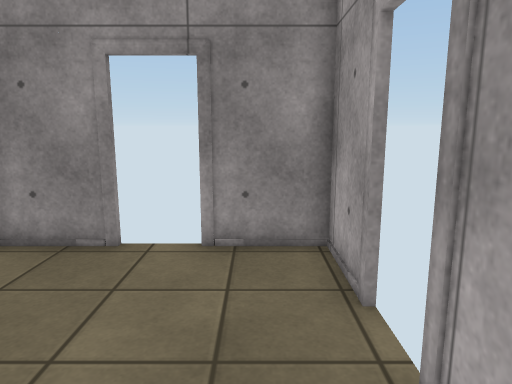
[1] (above)

16 first-person views from a walk through a Unity game level. The camera is 1.4 m above the floor, tilts 10° down and sees 70° across. The floor is counted in squares, 0.5 m on a side. Each view is taken from the middle of a square. On the plan, view 1 faces up. The plan holds only what a view shows up to about 20 squares ahead; the rest is blank. Door leaves are left out, so doorways stand open. Surface patterns are stand-ins for the level's own textures.

[2]
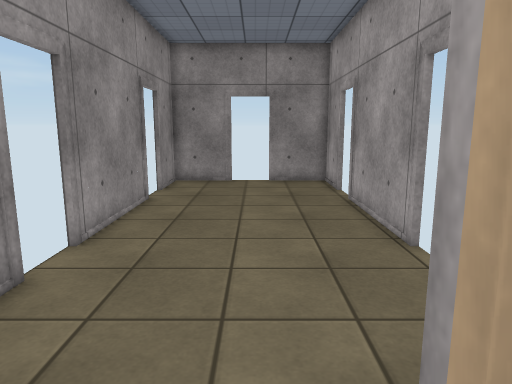

[3]
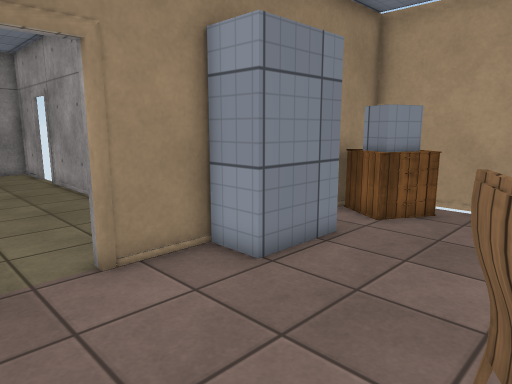

[4]
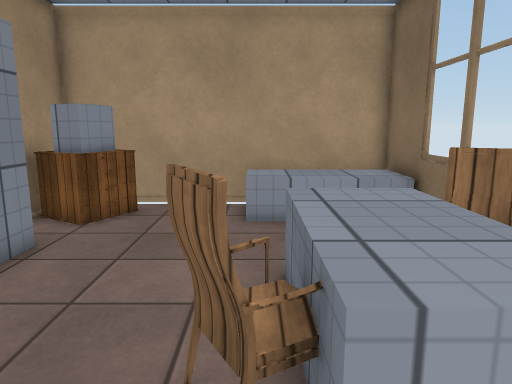

[5]
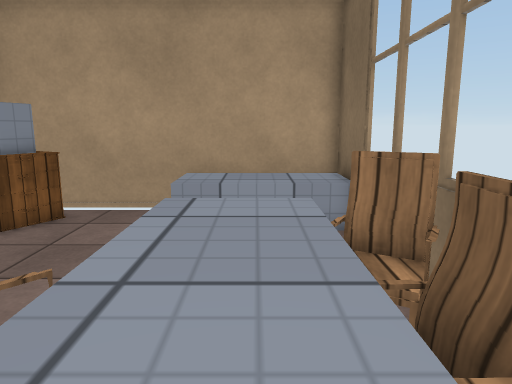

[6]
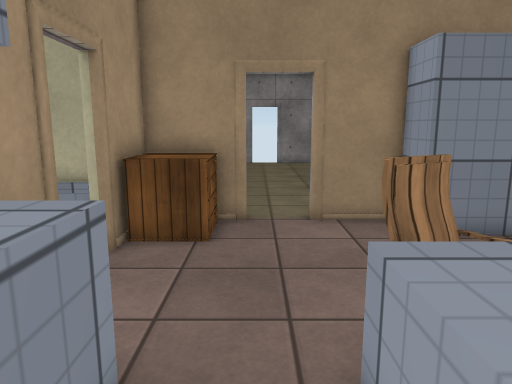

[7]
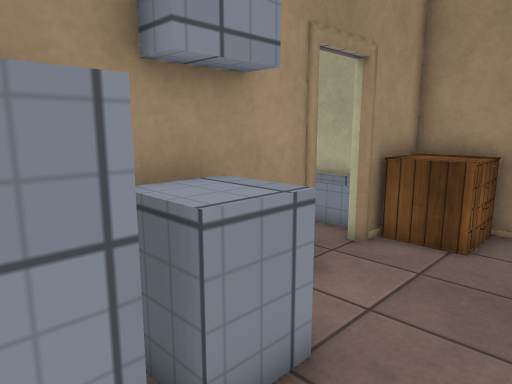

[8]
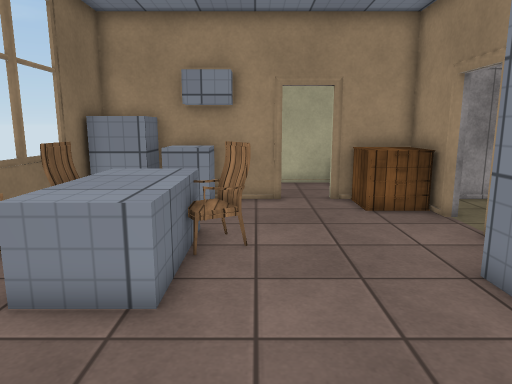

[9]
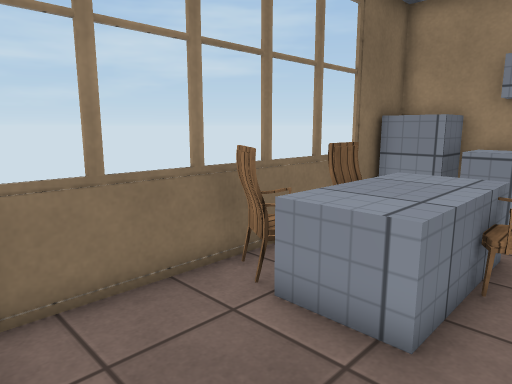

[10]
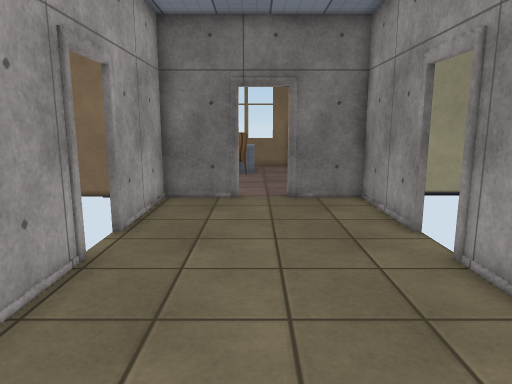

[11]
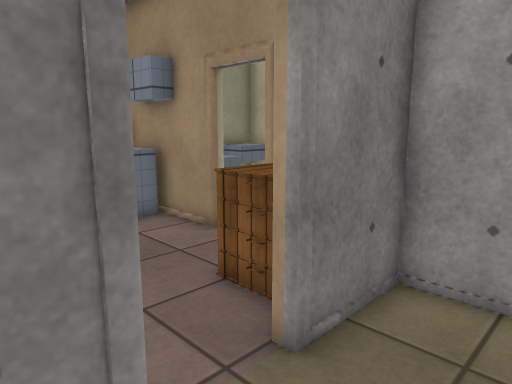

[12]
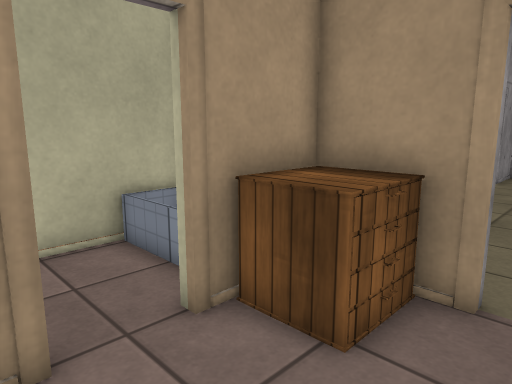

[13]
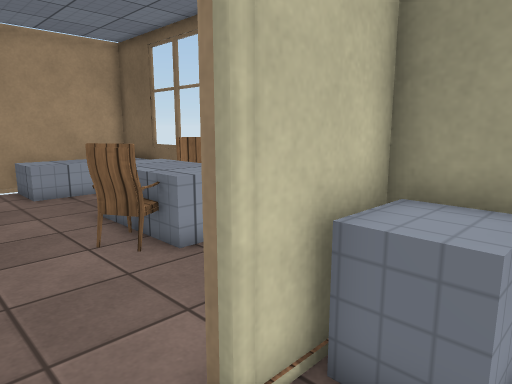

[14]
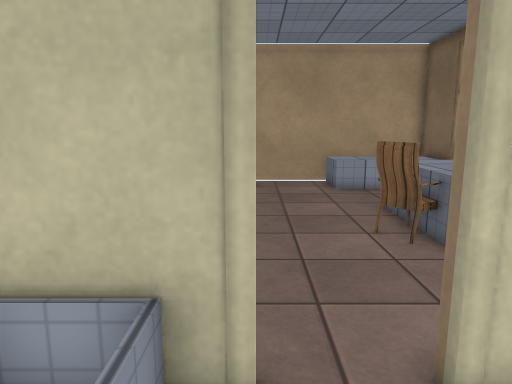

[15]
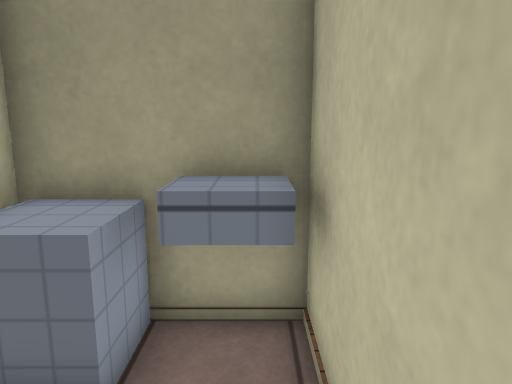

[16]
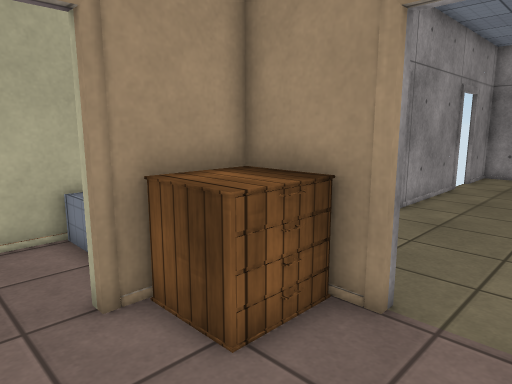

### Floor plan
Key: @ floor where view 1 was taken; # wall or solid block; x gap in a wall; . floor; D open door; = window, fence, low wall or low ledge; ^ raised ledge; R drawers; C chair.
Columns run from 11 left of view 1 to 10 right of it. Each row starts with its distance up from view 1.
  8      ## .. ###
  7      #.......#
  6     ##.......#
  5      D.......D
  4      D.......D
  3      #.......#
  2      #.......#
  1      #.......#
  0      #.....@.#
 -1      #.......#
 -2     ##.......#
 -3     DD.......D
 -4     DD.......D
 -5     ##.......#
 -6      #.......#
 -7      #.......#
 -8      #.......#
 -9      #.......#
-10 #^^^^###DD####
-11 #   ^RRR....## ####
-12 #^^^^RRR.....###.R###
-13 #...DD............RR#
-14 #...DD..............#
-15 # ..DD.............. #
-16 #  ^^#....CC........ #
-17 #^^^^##...CC......^^^#
-18 #^^^^#^..^^^^^^...^^^#
-19      #^x.^^^^^^...^^^#
-20      ##  .CC^C....^^^#
-21       # ..CC^C#...^^^#
-22        ##=#####=#=#^##

Where each view was taken, in squares from view 1:
view 1: 0 up, 0 right, facing up
view 2: 11 down, 2 left, facing up
view 3: 17 down, 4 left, facing up-right
view 4: 17 down, 4 left, facing right
view 5: 19 down, 3 left, facing right
view 6: 21 down, 3 left, facing up
view 7: 21 down, 2 left, facing up-left
view 8: 16 down, 8 right, facing left
view 9: 16 down, 7 right, facing down-left
view 10: 5 up, 2 left, facing down
view 11: 7 down, 0 right, facing down-left
view 12: 16 down, 2 left, facing up-left
view 13: 13 down, 9 left, facing down-right
view 14: 13 down, 10 left, facing right
view 15: 13 down, 10 left, facing down
view 16: 15 down, 1 left, facing up-left
